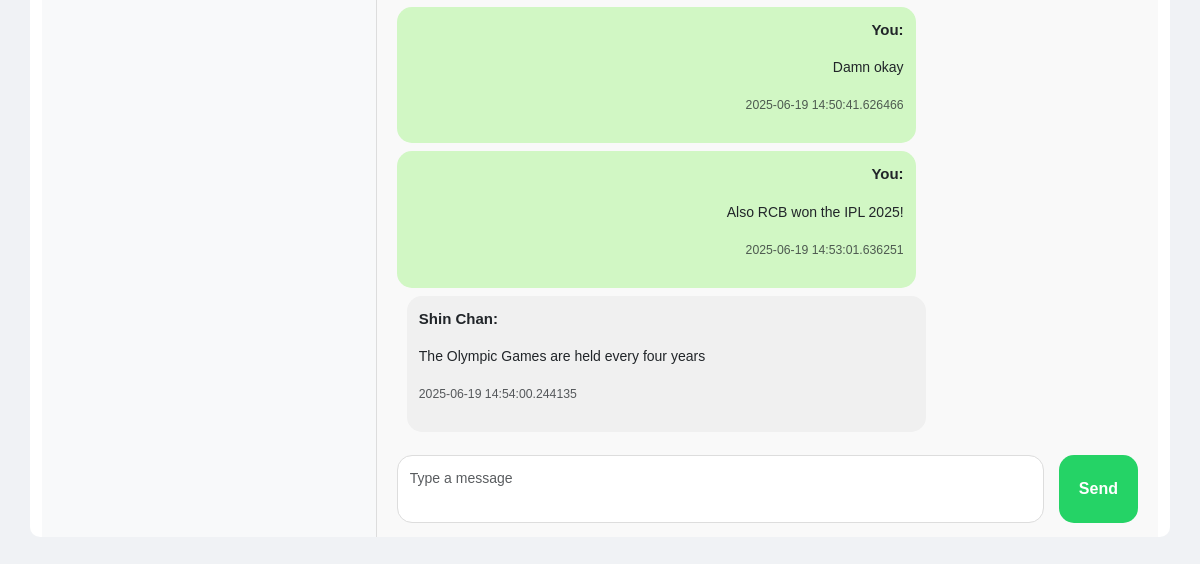
Page /chat/3 (signed in, lower part) on the earlier database version.
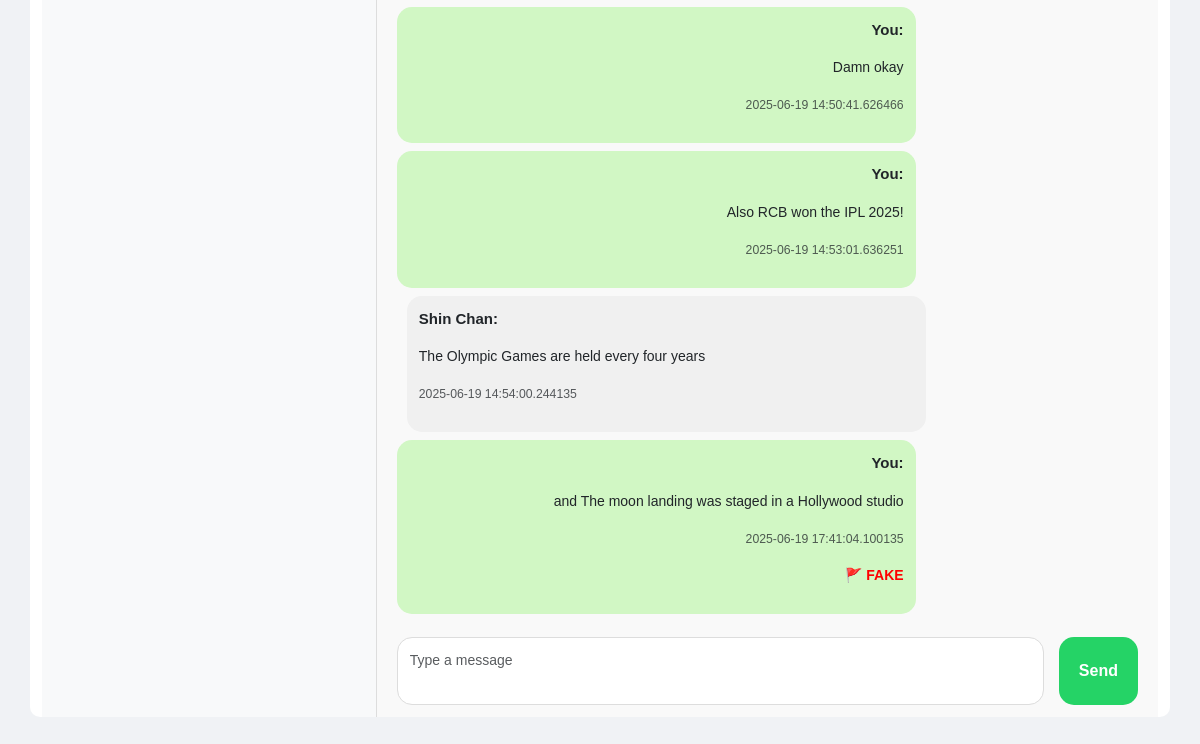
Same page on the later database version.
### app.py (models this page shows, shortened)
class Message(db.Model):
    id = db.Column(db.Integer, primary_key=True)
    sender = db.Column(db.String(100), nullable=False)
    receiver = db.Column(db.String(100), nullable=False)
    message_text = db.Column(db.String(1000), nullable=False)
    timestamp = db.Column(db.String(100), nullable=False)
    status = db.Column(db.String(20), nullable=False)

### app.py (the view)
@app.route("/chat/<int:contact_id>")
@login_required
def chat(contact_id):
    active_contact = User.query.get_or_404(contact_id)
    messages = Message.query.filter(
        ((Message.sender == current_user.username) & (Message.receiver == active_contact.username)) |
        ((Message.sender == active_contact.username) & (Message.receiver == current_user.username))
    ).all()
    contacts = User.query.filter(User.id != current_user.id).all()
    return render_template("index.html", contacts=contacts, messages=messages, active_contact=active_contact)

### app.py (called while the page is built)
@login_manager.user_loader
def load_user(user_id):
    return User.query.get(int(user_id))

### templates/index.html (shortened to what this page needs)
<!DOCTYPE html>
<html lang="en">
<head>
    <link href="https://cdn.jsdelivr.net/npm/bootstrap@5.3.0/dist/css/bootstrap.min.css" rel="stylesheet">
</head>
<body>
    <div class="container chat-container mt-4">
        <div class="contacts">
        </div>
        <div class="chat">
            <div>
                {% if active_contact and messages %}
                    {% for message in messages %}
                        <div class="message {% if message.sender == current_user.username %}sent{% else %}received{% endif %}">
                            <p class="message-header">
                                {% if message.sender == current_user.username %}
                                    You:
                                {% else %}
                                    {{ message.sender }}:
                                {% endif %}
                            </p>
                            <p>{{ message.message_text }}</p>
                            <p><small class="text-muted">{{ message.timestamp }}</small></p>
                            {% if message.status == "FAKE" %}
                                <p class="fake">🚩 FAKE</p>
                            {% endif %}
                        </div>
                    {% endfor %}
                {% else %}
                    <p class="text-muted">No messages to display.</p>
                {% endif %}
            </div>
            {% if current_user.is_authenticated and active_contact %}
                <form method="POST" action="/send_message" class="message-input">
                    <textarea name="message_text" class="form-control" rows="2" placeholder="Type a message"></textarea>
                    <button type="submit" class="btn btn-primary">Send</button>
                </form>
            {% elif not current_user.is_authenticated %}
                <p class="text-muted">Please <a href="/login">log in</a> to start chatting.</p>
            {% endif %}
        </div>
    </div>
</body>
</html>

### templates/index.html (style rules this page uses)
body { background-color: #f0f2f5; font-family: 'Arial', sans-serif; margin: 0; padding: 0; }
.chat-container { display: flex; height: 80vh; border-radius: 10px; overflow: hidden; margin-top: 20px; background-color: white; }
.contacts { width: 30%; background-color: #f8f9fa; border-right: 1px solid #ddd; padding: 20px; overflow-y: auto; }
.chat { width: 70%; padding: 20px; display: flex; flex-direction: column; justify-content: flex-start; overflow-y: auto; background-color: #f9f9f9; }
.message { padding: 12px; margin: 8px 0; border-radius: 15px; font-size: 14px; max-width: 70%; word-wrap: break-word; }
.message.sent { background-color: #d1f7c4; align-self: flex-end; text-align: right; margin-right: 10px; }
.message.received { background-color: #f0f0f0; align-self: flex-start; text-align: left; margin-left: 10px; }
.message-header { font-weight: bold; font-size: 15px; }
.fake { color: red; font-weight: bold; }
.message-input { display: flex; gap: 15px; padding-top: 15px; }
.message-input textarea { flex-grow: 1; border-radius: 15px; padding: 12px; border: 1px solid #ddd; font-size: 14px; resize: none; }
.message-input button { background-color: #25D366; border: none; border-radius: 15px; color: white; font-weight: bold; padding: 10px 20px; transition: background-color 0.3s; }

Differences in the rows shown:
added Message: shows "You:", message_text "and The moon landing was staged in a Hollywood studio", timestamp "2025-06-19 17:41:04.100135", status "🚩 FAKE"
